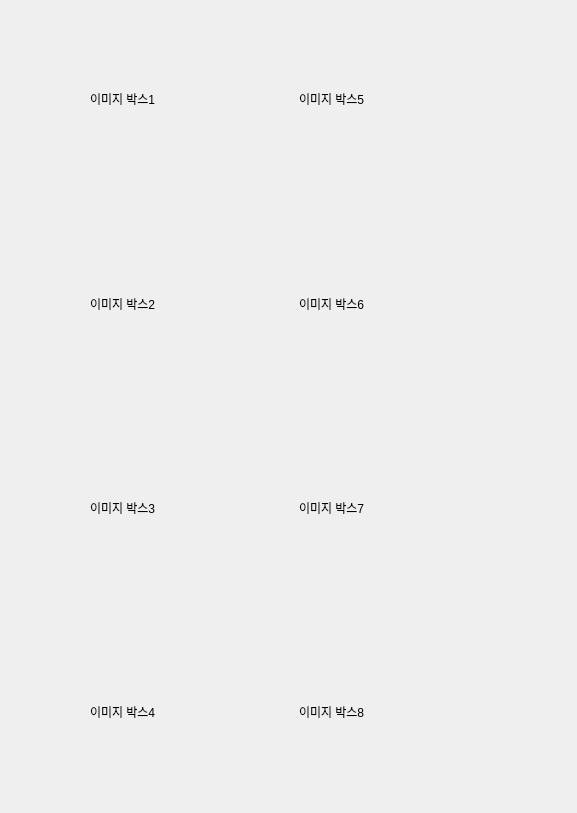
<?xml version="1.0" encoding="UTF-8"?>
<ui version="4.0">
 <class>Form</class>
 <widget class="QWidget" name="Form">
  <property name="geometry">
   <rect>
    <x>0</x>
    <y>0</y>
    <width>577</width>
    <height>813</height>
   </rect>
  </property>
  <property name="windowTitle">
   <string>Form</string>
  </property>
  <widget class="QWidget" name="horizontalLayoutWidget">
   <property name="geometry">
    <rect>
     <x>90</x>
     <y>0</y>
     <width>411</width>
     <height>811</height>
    </rect>
   </property>
   <layout class="QHBoxLayout" name="horizontalLayout">
    <item>
     <layout class="QVBoxLayout" name="verticalLayout">
      <item>
       <widget class="QLabel" name="img_box_1">
        <property name="text">
         <string>이미지 박스1</string>
        </property>
       </widget>
      </item>
      <item>
       <widget class="QLabel" name="img_box_2">
        <property name="text">
         <string>이미지 박스2</string>
        </property>
       </widget>
      </item>
      <item>
       <widget class="QLabel" name="img_box_3">
        <property name="text">
         <string>이미지 박스3</string>
        </property>
       </widget>
      </item>
      <item>
       <widget class="QLabel" name="img_box_4">
        <property name="text">
         <string>이미지 박스4</string>
        </property>
       </widget>
      </item>
     </layout>
    </item>
    <item>
     <layout class="QVBoxLayout" name="verticalLayout_2">
      <item>
       <widget class="QLabel" name="img_box_5">
        <property name="text">
         <string>이미지 박스5</string>
        </property>
       </widget>
      </item>
      <item>
       <widget class="QLabel" name="img_box_6">
        <property name="text">
         <string>이미지 박스6</string>
        </property>
       </widget>
      </item>
      <item>
       <widget class="QLabel" name="img_box_7">
        <property name="text">
         <string>이미지 박스7</string>
        </property>
       </widget>
      </item>
      <item>
       <widget class="QLabel" name="img_box_8">
        <property name="text">
         <string>이미지 박스8</string>
        </property>
       </widget>
      </item>
     </layout>
    </item>
   </layout>
  </widget>
 </widget>
 <resources/>
 <connections/>
</ui>
